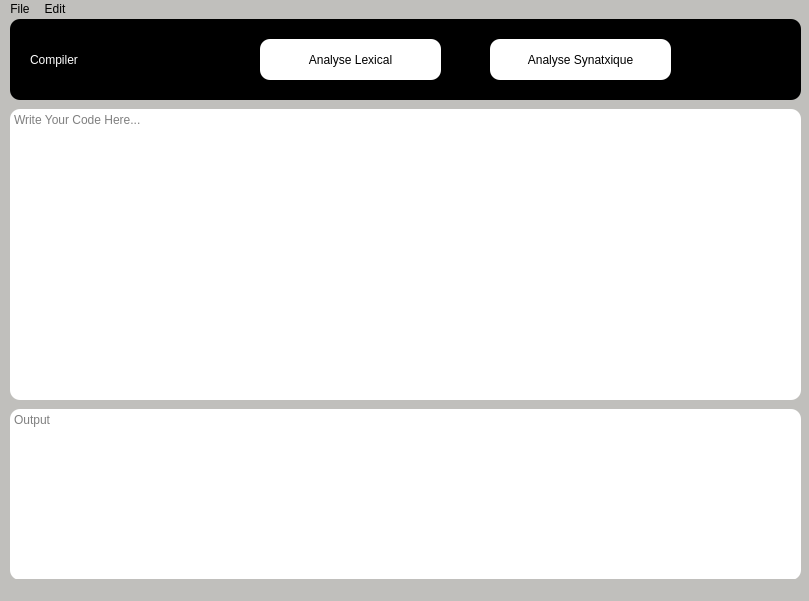
<?xml version="1.0" encoding="UTF-8"?>
<ui version="4.0">
 <class>MainWindow</class>
 <widget class="QMainWindow" name="MainWindow">
  <property name="geometry">
   <rect>
    <x>0</x>
    <y>0</y>
    <width>809</width>
    <height>601</height>
   </rect>
  </property>
  <property name="windowTitle">
   <string>MainWindow</string>
  </property>
  <property name="styleSheet">
   <string notr="true">background-color: rgb(192, 191, 188);</string>
  </property>
  <widget class="QWidget" name="centralwidget">
   <widget class="QFrame" name="frame">
    <property name="geometry">
     <rect>
      <x>10</x>
      <y>0</y>
      <width>791</width>
      <height>81</height>
     </rect>
    </property>
    <property name="styleSheet">
     <string notr="true">background-color: Black;
border-style: solid;
border-width: 0px;
border-radius: 10px;

</string>
    </property>
    <property name="frameShape">
     <enum>QFrame::StyledPanel</enum>
    </property>
    <property name="frameShadow">
     <enum>QFrame::Raised</enum>
    </property>
    <widget class="QLabel" name="label">
     <property name="geometry">
      <rect>
       <x>20</x>
       <y>10</y>
       <width>201</width>
       <height>61</height>
      </rect>
     </property>
     <property name="styleSheet">
      <string notr="true">color: rgb(255, 255, 255);
font: 75 italic 35pt &quot;Ubuntu&quot;;
</string>
     </property>
     <property name="text">
      <string>Compiler</string>
     </property>
    </widget>
    <widget class="QPushButton" name="lex_button">
     <property name="geometry">
      <rect>
       <x>250</x>
       <y>20</y>
       <width>181</width>
       <height>41</height>
      </rect>
     </property>
     <property name="cursor">
      <cursorShape>PointingHandCursor</cursorShape>
     </property>
     <property name="styleSheet">
      <string notr="true">background-color: white;
border-style: solid;
border-width: 0px;
border-radius: 10px;

</string>
     </property>
     <property name="text">
      <string>Analyse Lexical</string>
     </property>
    </widget>
    <widget class="QPushButton" name="synt_button">
     <property name="geometry">
      <rect>
       <x>480</x>
       <y>20</y>
       <width>181</width>
       <height>41</height>
      </rect>
     </property>
     <property name="cursor">
      <cursorShape>PointingHandCursor</cursorShape>
     </property>
     <property name="styleSheet">
      <string notr="true">background-color: white;
border-style: solid;
border-width: 0px;
border-radius: 10px;

</string>
     </property>
     <property name="text">
      <string>Analyse Synatxique</string>
     </property>
    </widget>
   </widget>
   <widget class="QTextEdit" name="TInput">
    <property name="geometry">
     <rect>
      <x>10</x>
      <y>90</y>
      <width>791</width>
      <height>291</height>
     </rect>
    </property>
    <property name="styleSheet">
     <string notr="true">background-color: white;
border-style: solid;
border-width: 0px;
border-radius: 10px;

</string>
    </property>
    <property name="placeholderText">
     <string>Write Your Code Here...</string>
    </property>
   </widget>
   <widget class="QTextEdit" name="TOutput">
    <property name="geometry">
     <rect>
      <x>10</x>
      <y>390</y>
      <width>791</width>
      <height>171</height>
     </rect>
    </property>
    <property name="styleSheet">
     <string notr="true">background-color: white;
border-style: solid;
border-width: 0px;
border-radius: 10px;

</string>
    </property>
    <property name="placeholderText">
     <string>Output</string>
    </property>
   </widget>
  </widget>
  <widget class="QMenuBar" name="menubar">
   <property name="geometry">
    <rect>
     <x>0</x>
     <y>0</y>
     <width>809</width>
     <height>22</height>
    </rect>
   </property>
   <widget class="QMenu" name="menuFile">
    <property name="title">
     <string>File</string>
    </property>
    <addaction name="bar_newfile"/>
    <addaction name="bar_new_window"/>
    <addaction name="bar_openfile"/>
    <addaction name="bar_savefile"/>
   </widget>
   <widget class="QMenu" name="menuEdit">
    <property name="title">
     <string>Edit</string>
    </property>
    <addaction name="bar_copy"/>
    <addaction name="bar_paste"/>
    <addaction name="bar_cut"/>
   </widget>
   <addaction name="menuFile"/>
   <addaction name="menuEdit"/>
  </widget>
  <widget class="QStatusBar" name="statusbar"/>
  <action name="bar_newfile">
   <property name="text">
    <string>New File</string>
   </property>
  </action>
  <action name="bar_new_window">
   <property name="text">
    <string>New Window</string>
   </property>
  </action>
  <action name="bar_openfile">
   <property name="text">
    <string>Open File</string>
   </property>
  </action>
  <action name="bar_savefile">
   <property name="text">
    <string>Save File</string>
   </property>
  </action>
  <action name="bar_copy">
   <property name="text">
    <string>Copy</string>
   </property>
  </action>
  <action name="bar_paste">
   <property name="text">
    <string>Paste</string>
   </property>
  </action>
  <action name="bar_cut">
   <property name="text">
    <string>Cut</string>
   </property>
  </action>
 </widget>
 <resources/>
 <connections/>
</ui>
